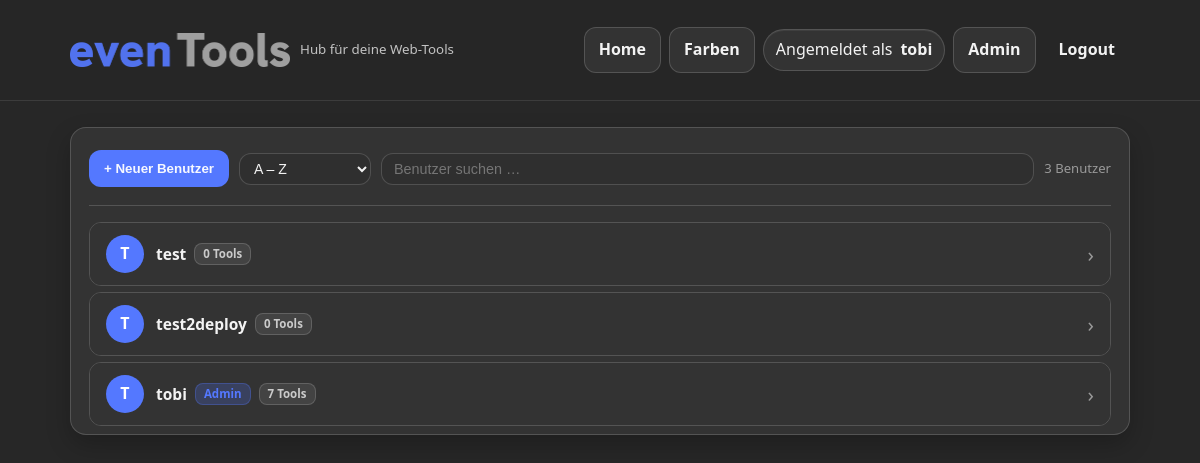
/admin_users.php (signed in), run on the app's committed database.
### tables this page shows
CREATE TABLE users (
  id INTEGER PRIMARY KEY AUTOINCREMENT,
  username TEXT UNIQUE NOT NULL,
  passhash TEXT NOT NULL,
  tools TEXT NOT NULL,
  is_admin INTEGER NOT NULL DEFAULT 0
);

### app/config.php (called while the page is built, shortened)
<?php
$dataDirEnv = trim((string)(getenv('APP_DATA_DIR') ?: ''));
$dataDir = $dataDirEnv !== '' ? $dataDirEnv : __DIR__;
return [
  'site_name'    => 'Tools',
  'session_name' => 'TOOLSSESS',
  'tools_dir'    => __DIR__ . '/tools',
  'db_path'      => $dataDir . '/users.sqlite',
  'dguv_db_path' => $dataDir . '/dguv.sqlite',
  'cuesheet_db_path' => $dataDir . '/cuesheet.sqlite',
  'pdf_template_db_path' => $dataDir . '/pdf_templates.sqlite',
  'patchmatrix_db_path' => $dataDir . '/patchmatrix.sqlite',
  'data_dir' => $dataDir,
  'dguv_agent_token' => getenv('DGUV_AGENT_TOKEN') ?: '',
];

### admin_users.php (the view, shortened to what this page needs)
<?php
require __DIR__ . '/_bootstrap.php';
$config = require __DIR__ . '/app/config.php';
$db = new PDO('sqlite:' . $config['db_path']);
$db->setAttribute(PDO::ATTR_ERRMODE, PDO::ERRMODE_EXCEPTION);
$allTools = [];
$toolsBase = realpath($config['tools_dir']);
if ($toolsBase) {
  foreach (glob($toolsBase . '/*', GLOB_ONLYDIR) as $dir) $allTools[] = basename($dir);
  sort($allTools);
}
$users = $db->query("SELECT id, username, is_admin, tools FROM users ORDER BY username")->fetchAll(PDO::FETCH_ASSOC);
?>
<div class="card card-compact-bottom">
  <div class="um-toolbar">
    <button class="btn btn-primary" id="open-create-modal" type="button">&#43; Neuer Benutzer</button>
    <select class="select um-sort-select" id="um-sort" title="Sortierung">
      <option value="az">A &#x2013; Z</option>
    </select>
    <div class="um-search-wrap">
      <input class="input um-search" id="um-search" type="search" placeholder="Benutzer suchen &#x2026;" autocomplete="off">
    </div>
    <span class="um-count" id="um-count"><?=count($users)?> Benutzer</span>
  </div>
  <div class="um-list" id="um-list">
  <?php foreach ($users as $u):
    $uid       = (int)$u['id'];
    $uname     = (string)$u['username'];
    $uadmin    = (int)$u['is_admin'];
    $utools    = json_decode((string)$u['tools'], true) ?: [];
    if ($uadmin) $utools = $allTools;
    $toolCount = count($utools);
    $initial   = mb_strtoupper(mb_substr($uname, 0, 1, 'UTF-8'), 'UTF-8');
  ?>
    <div class="um-item" id="um-item-<?=$uid?>" data-uid="<?=$uid?>" data-username="<?=h(strtolower($uname))?>" data-admin="<?=$uadmin?>">
      <div class="um-row" data-uid="<?=$uid?>" tabindex="0" role="button" aria-expanded="false" aria-controls="um-panel-<?=$uid?>">
        <div class="um-avatar"><?=h($initial)?></div>
        <div class="um-meta">
          <span class="um-username"><?=h($uname)?></span>
          <?php if ($uadmin): ?>
            <span class="um-badge um-badge-admin">Admin</span>
          <?php endif; ?>
          <span class="um-badge um-badge-tools"><?=$toolCount?> Tool<?=($toolCount !== 1 ? 's' : '')?></span>
        </div>
        <span class="um-chevron" aria-hidden="true">&#x203A;</span>
      </div>
    </div>
  <?php endforeach; ?>
  </div>
</div>

### assets/app.css (style rules this page uses)
:root { --bg: #272727; --panel: #333333; --panel2: #3d3d3d; --border: rgba(255,255,255,.16); --text: rgba(255,255,255,.94); --muted: rgba(255,255,255,.72); --faint: rgba(255,255,255,.5); --field-bg: #2f2f2f; --field-bg-focus: #363636; --option-bg: #333333; --option-text: #f4f4f4; --accent: #5478ff; --accent2: #ffe400; --ok: #14a76c; --warn: #ffe400; --bad: #ff652f; --shadow: 0 10px 24px rgba(0,0,0,.22); --radius: 16px; --radius2: 12px; --mono: ui-monospace, SFMono-Regular, Menlo, Monaco, Consolas, "Liberation Mono","Courier New", monospace; --sans: ui-sans-serif, system-ui, -apple-system, Segoe UI, Roboto, Helvetica, Arial, "Apple Color Emoji","Segoe UI Emoji"; }
@media (prefers-color-scheme: light) { :root { --bg: #272727; --panel: #333333; --panel2: #3d3d3d; --border: rgba(255,255,255,.16); --text: rgba(255,255,255,.94); --muted: rgba(255,255,255,.72); --faint: rgba(255,255,255,.5); --field-bg: #2f2f2f; --field-bg-focus: #363636; --option-bg: #333333; --option-text: #f4f4f4; --shadow: 0 10px 24px rgba(0,0,0,.22); } }
* { box-sizing:border-box; }
html { height: 100%; overflow-y: auto; }
body { margin:0; min-height: 100vh; font-family: var(--sans); color: var(--text); background: var(--bg); line-height:1.45; }
.btn { display:inline-flex; align-items:center; justify-content:center; gap: 8px; padding: 10px 14px; border-radius: 12px; border: 1px solid var(--border); background: var(--panel); color: var(--text); cursor: pointer; font-weight: 650; transition: transform .06s ease, background .2s ease, border-color .2s ease; }
.btn-primary { background: var(--accent); border-color: rgba(84,120,255,.45); color: rgba(255,255,255,.95); }
.card { border: 1px solid var(--border); background: var(--panel); border-radius: var(--radius); box-shadow: var(--shadow); padding: 18px; }
.card-compact-bottom { padding-bottom: 8px; }
.input, .select { width: 100%; padding: 12px 12px; border-radius: 12px; border: 1px solid var(--border); background: var(--field-bg); color: var(--text); outline: none; }
.select, select { color: var(--text); }
.select option, .select optgroup, select option, select optgroup { background: var(--option-bg); color: var(--option-text); }
.um-toolbar { display: flex; align-items: center; flex-wrap: wrap; gap: 10px; padding: 4px 0 18px; border-bottom: 1px solid var(--border); margin-bottom: 16px; }
.um-count { margin-left: auto; font-size: .82rem; color: var(--faint); white-space: nowrap; }
.um-sort-select { width: auto; padding: 6px 10px; font-size: .88rem; }
.um-search-wrap { flex: 1; min-width: 160px; }
.um-search { width: 100%; padding: 7px 12px; font-size: .9rem; }
.um-list { display: flex; flex-direction: column; gap: 6px; }
.um-item { border: 1px solid var(--border); border-radius: var(--radius2); overflow: hidden; transition: border-color .15s; }
.um-row { display: flex; align-items: center; gap: 12px; padding: 12px 16px; cursor: pointer; user-select: none; background: var(--panel); transition: background .12s; }
.um-avatar { flex-shrink: 0; width: 38px; height: 38px; border-radius: 50%; background: var(--accent); color: #fff; font-weight: 700; font-size: 1rem; display: flex; align-items: center; justify-content: center; }
.um-meta { display: flex; align-items: center; gap: 8px; flex-wrap: wrap; flex: 1; min-width: 0; }
.um-username { font-weight: 600; font-size: .97rem; white-space: nowrap; overflow: hidden; text-overflow: ellipsis; }
.um-badge { font-size: .72rem; font-weight: 600; border-radius: 8px; padding: 2px 8px; white-space: nowrap; }
.um-badge-admin { background: rgba(84,120,255,.22); color: var(--accent); border: 1px solid rgba(84,120,255,.3); }
.um-badge-tools { background: rgba(255,255,255,.08); color: var(--muted); border: 1px solid var(--border); }
.um-chevron { flex-shrink: 0; font-size: 1.3rem; color: var(--faint); transition: transform .2s; line-height: 1; }

### data on the page
users: username "T", username "test", tools "0"
users: username "T", username "test2deploy", tools "0"
users: username "T", username "tobi", is_admin "Admin", toolCount "7"

### other printed values
$user "tobi"
count($users) "3"
